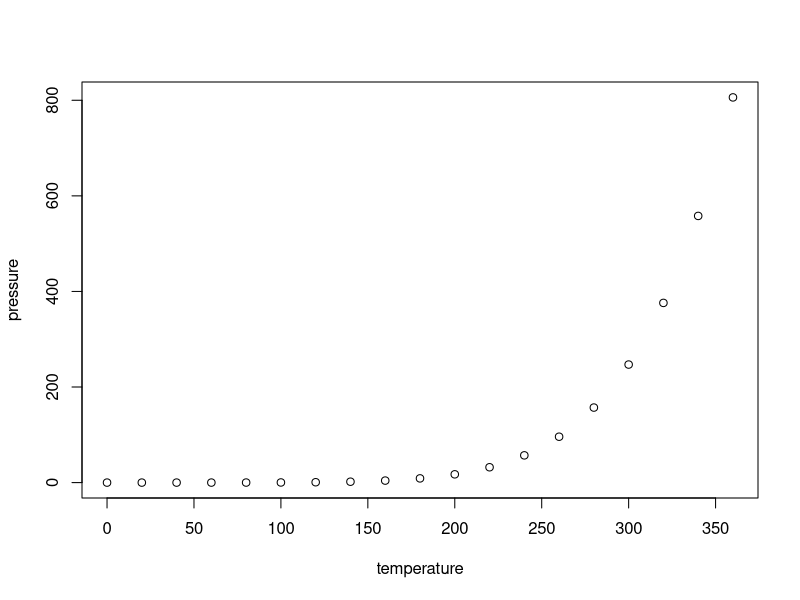
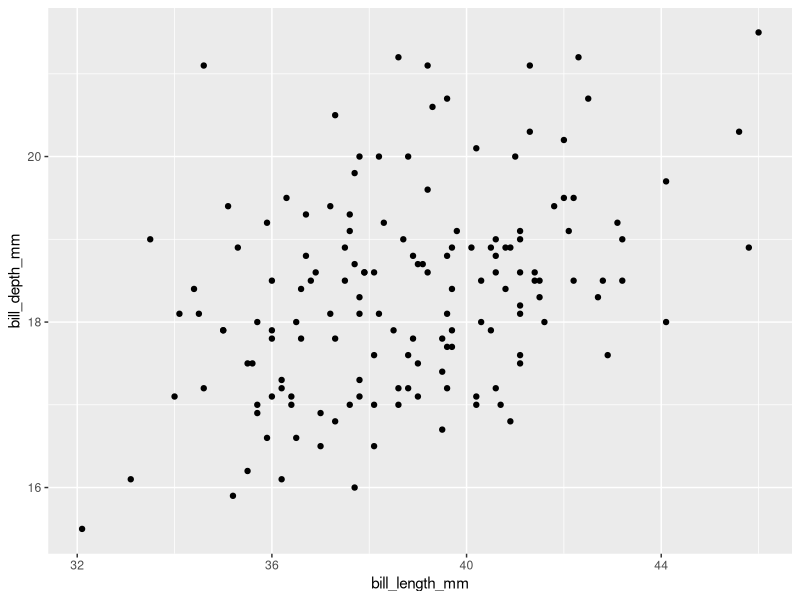
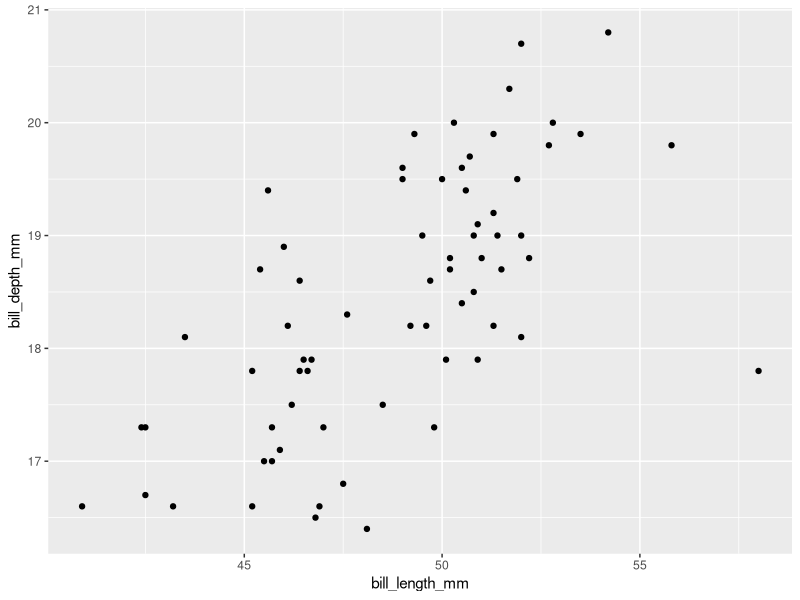

Reproduce these figures in R, in order.
## ---- chunk 1
knitr::opts_chunk$set(echo = TRUE)
## ---- chunk 2
plot(pressure)
## ---- chunk 3
library(tidyverse)
library(palmerpenguins)
penguins %>%
  filter(species=="Adelie") %>%
  ggplot() +
  geom_point(aes(x=bill_length_mm, y=bill_depth_mm))
## ---- chunk 4
penguins %>%
  filter(species=="Chinstrap") %>%
  ggplot() +
  geom_point(aes(x=bill_length_mm, y=bill_depth_mm))
